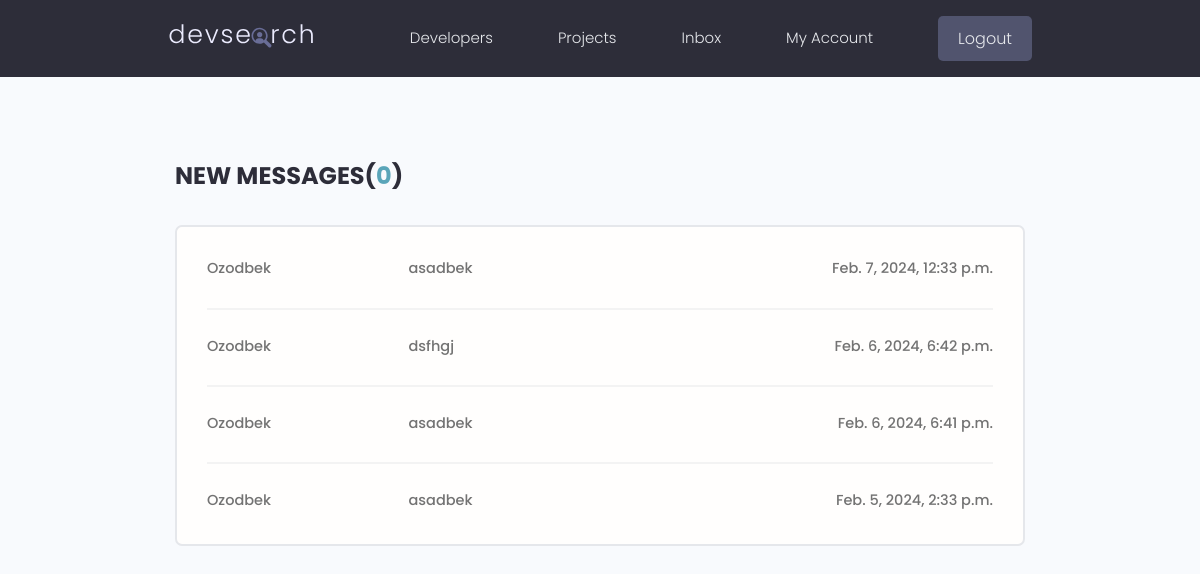
The page /users/messages/ (signed in) on the database its author committed.
### users/models.py (models this page shows, shortened)
class Inbox(models.Model):
    sender = models.ForeignKey(Profile, on_delete=models.SET_NULL, blank=True, null=True)
    recipient = models.ForeignKey(Profile, on_delete=models.SET_NULL,
                                  related_name='messages', blank=True, null=True)
    name = models.CharField(max_length=200, blank=True, null=True)
    email = models.EmailField(blank=True, null=True, max_length=200)
    subject = models.CharField(max_length=200, blank=True, null=True)
    body = models.TextField()
    is_read = models.BooleanField(default=False, null=True)
    created = models.DateTimeField(auto_now_add=True)
    id = models.UUIDField(default=uuid.uuid4, unique=True,
                          editable=False, primary_key=True)
    class Meta:
        ordering = ['is_read', '-created']

### users/views.py (the view)
# urls.py: path('messages/', inbox_message, name='inbox'),
def inbox_message(request):
    profile = request.user.profile
    inbox = profile.messages.all()
    countmesssage = inbox.filter(is_read=False).count()
    context = {
        'inbox_messages': inbox,
        'countmesssage': countmesssage
    }
    return render(request, 'inbox.html', context)

### users/templates/inbox.html
{% extends 'base.html' %}
{% block content %}
<main class="inbox my-xl">
    <div class="content-box">
        <h3 class="inbox__title">New Messages(<span>{{countmesssage}}</span>)</h3>
        <ul class="messages">
            {% for message in inbox_messages %}
            {% if message.is_read %}
            <li class="message message">
                {% else %}
            <li class="message message--unread">
            {% endif %}
                <a href="{% url 'veiwmessage' pk=message.id %}">
                    <span class="message__author">{{message.name}}</span>
                    <span class="message__subject">{{message.subject}}</span>
                    <span class="message__date">{{message.created}}</span>
                </a>
            </li>
            {% endfor %}
        </ul>
    </div>
</main>
{% endblock content %}

### static/styles/app.css (style rules this page uses)
:root { --color-sub: #2d2d39; }
.content-box { width: 95%; max-width: 85rem; margin: 0 auto; }
.inbox { height: 90vh; }
.inbox__title, .inbox__title span { font-size: 2.4rem; font-weight: 700; color: var(--color-sub); text-transform: uppercase; text-align: left; margin-bottom: 3rem; }
.inbox__title span { color: var(--color-main); }
.messages { list-style: none; background: var(--color-white); padding: 0.5rem 3rem; border: 2px solid var(--color-light); border-radius: 0.7rem; }
.message { padding: 2.5rem 0; }
.message > a span { font-size: 1.45rem; font-weight: 500; }
.message:not(:last-child) { border-bottom: 2px solid var(--color-white-light); }
.message > a { display: flex; gap: 1rem; }
.message__author, .message__date { flex-basis: 25%; }
.message__subject { flex-basis: 50%; }
.message__date { text-align: right; }

### static/uikit/styles/modules/_variables.css (style rules this page uses)
:root { --color-main: #5aa5b9; --color-main-light: #e6faff; --color-sub: #3f4156; --color-sub-light: #51546e; --color-sub-lighter: #ededfd; --color-text: #737373; --color-gray: #8b8b8b; --color-light: #e5e7eb; --color-light-gray: #767676; --color-bg: #f8fafd; --color-white: #fffefd; --color-white-light: #f3f3f3; --color-success: #359e64; --color-success-bg: #def8e8; --color-error: #fc4b0b; --color-error-bg: #fff2ee; --font-base: 'Poppins', arial, helvetica, 'Segoe UI', roboto, ubuntu, sans-serif; --font-monospace: 'Fira Code', 'Courier New', courier, monospace; --font-regular: 300; --font-medium: 500; --font-bold: 700; --generic-shadow: 1px 1px 5px #00000010; --generic-transition: all 0.3s ease-in-out; }

### static/uikit/styles/modules/_base.css (style rules this page uses)
* { margin: 0; padding: 0; box-sizing: border-box; text-rendering: optimizeLegibility; color: inherit; font-size: inherit; }
html { font-size: 50%; }
@media only screen and (min-width: 480px) { html { font-size: 56.25%; } }
@media only screen and (min-width: 1200px) { html { font-size: 62.5%; } }
body { line-height: 1.6; font-weight: 400; font-size: 1.5rem; color: var(--color-text); background-color: var(--color-bg); min-height: 100vh; }

### static/uikit/styles/modules/_typography.css (style rules this page uses)
* { font-family: var(--font-base); }
h3 { font-size: 3.2rem; font-weight: var(--font-medium); }
p, span, strong { font-size: 1.6rem; color: var(--color-text); font-weight: var(--font-regular); }
a { padding-bottom: 2px; text-decoration: none; display: inline-block; color: var(--color-main); font-weight: var(--font-medium); }

### static/uikit/styles/modules/_utilities.css (style rules this page uses)
.my-xl { margin: 8rem auto; }

### rows shown on the page
Inbox: name "Ozodbek", subject "asadbek", created "Feb. 7, 2024, 12:33 p.m."
Inbox: name "Ozodbek", subject "dsfhgj", created "Feb. 6, 2024, 6:42 p.m."
Inbox: name "Ozodbek", subject "asadbek", created "Feb. 6, 2024, 6:41 p.m."
Inbox: name "Ozodbek", subject "asadbek", created "Feb. 5, 2024, 2:33 p.m."

### other values the page prints
{{ countmesssage }} "0"
